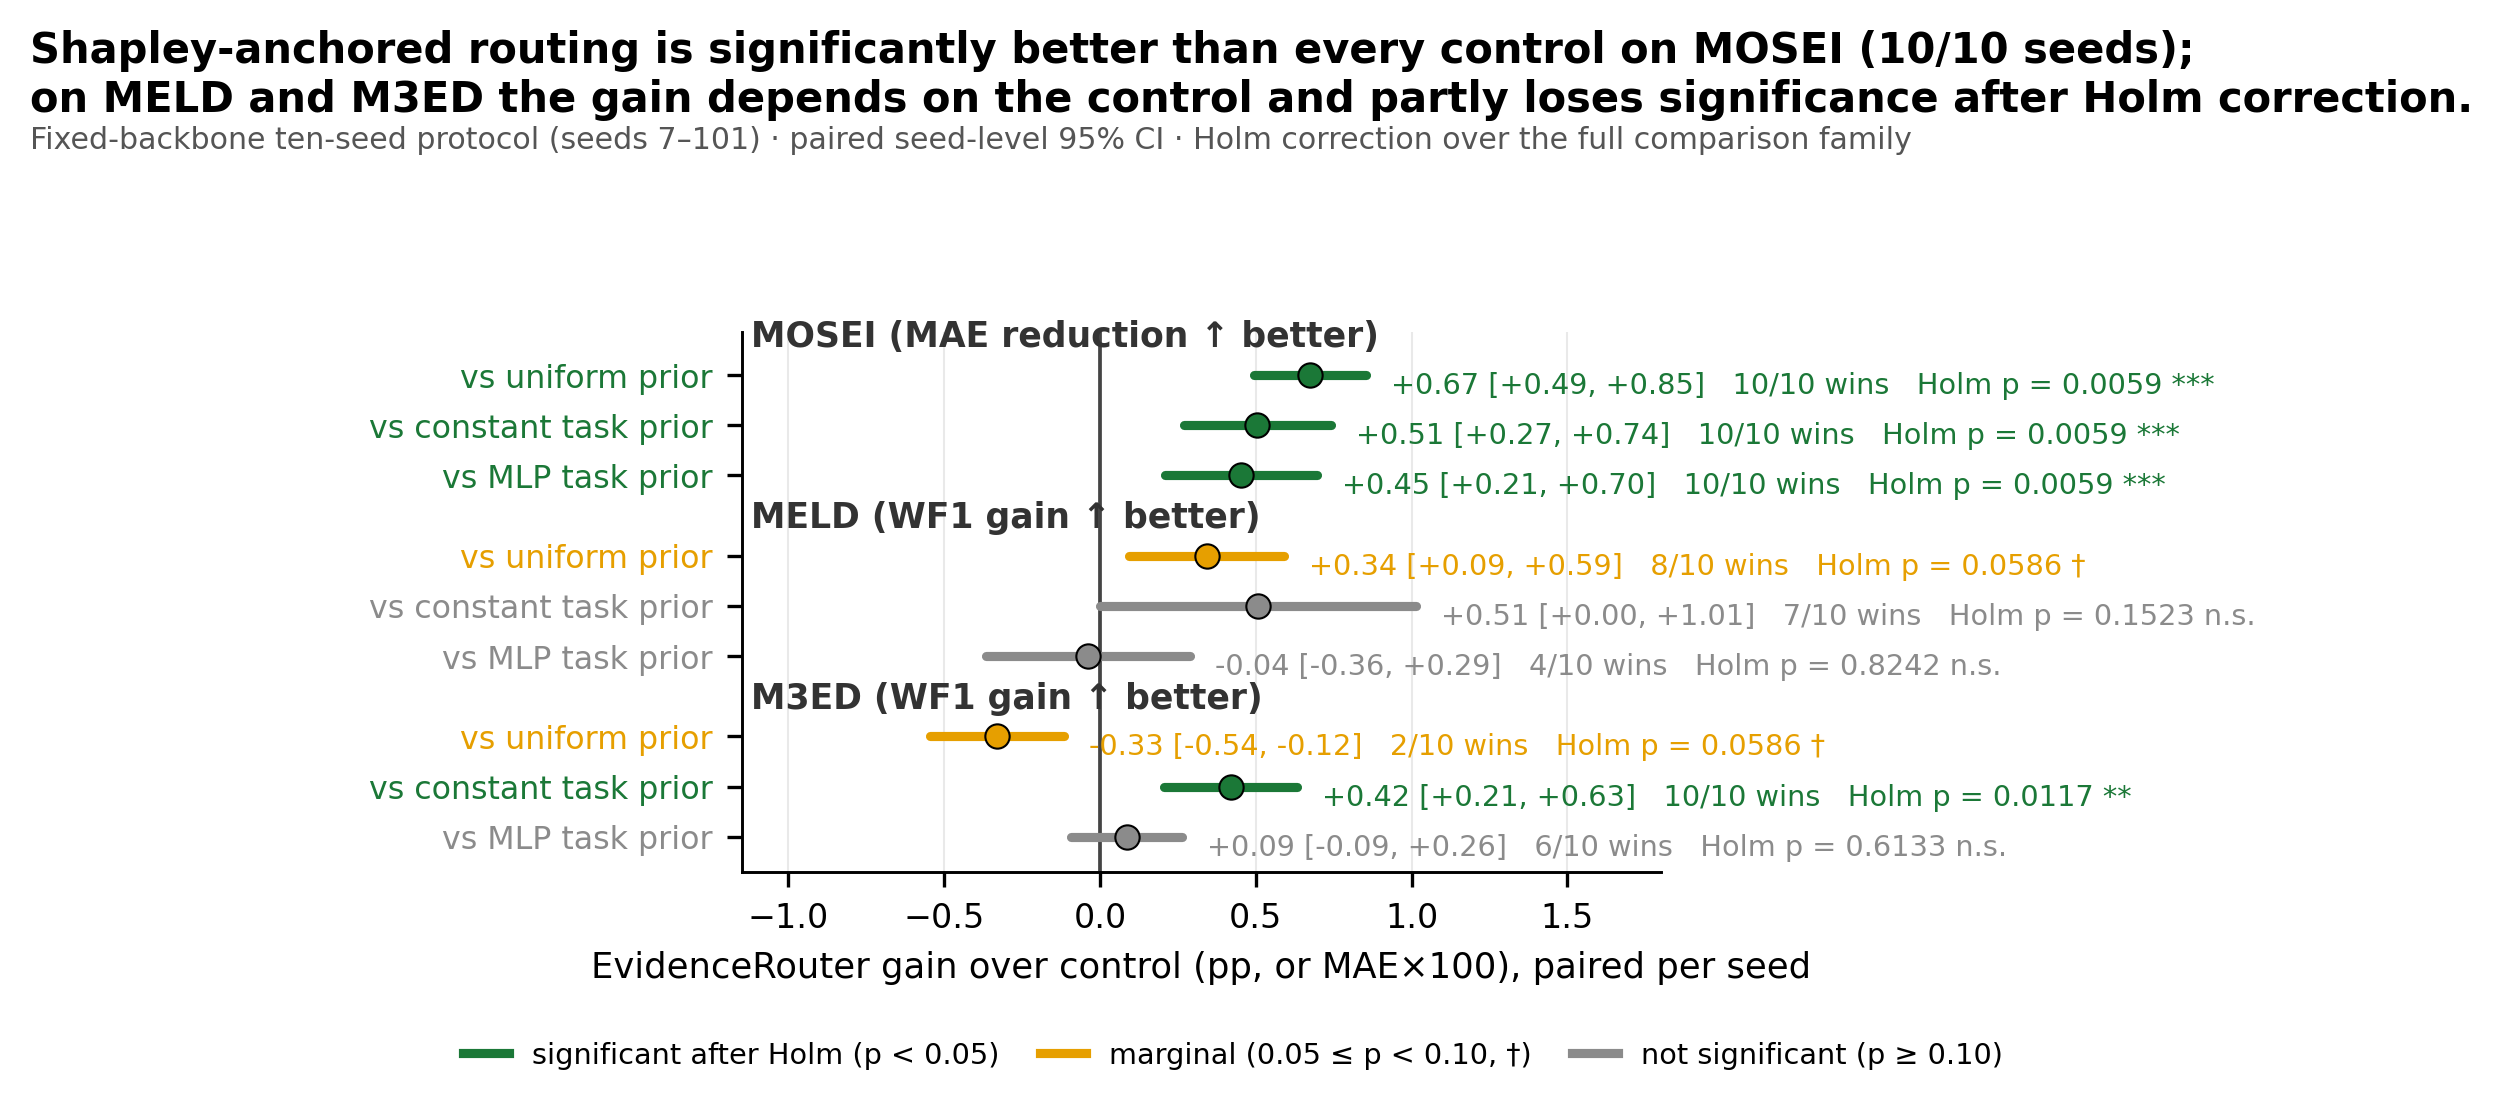

The Python source for this figure:
# -*- coding: utf-8 -*-
"""图 B：十 seed 证据路由的 Holm 校正森林图（升级点 14：论文只标 CI 星号）。

一句话结论：Shapley 路由在 MOSEI 上对所有对照显著且 10/10 全胜；
MELD / M3ED 的增益方向依赖对照选择，且部分在 Holm 校正后失去显著性。

数据源：main_crossdataset_summary.json（meld / m3ed）
        main_mosei_summary.json（mosei）
        comparisons[*].mean_gain / ci95 / wins / holm_p_current_complete_family
"""
import json
import sys, os
sys.path.insert(0, os.path.dirname(os.path.abspath(__file__)))
import matplotlib.pyplot as plt
import numpy as np
from style_shared import SIG_OK, SIG_MARGINAL, SIG_NS, apply_style, headline, save, RES

apply_style()

DS = [("mosei", "MOSEI (MAE reduction \u2191 better)", "main_mosei_summary.json"),
      ("meld", "MELD (WF1 gain \u2191 better)", "main_crossdataset_summary.json"),
      ("m3ed", "M3ED (WF1 gain \u2191 better)", "main_crossdataset_summary.json")]

rows = []  # (dataset_key, control_label, gain, lo, hi, wins, n, holm_p)
CTRL_LABEL = {"uniform": "vs uniform prior", "constant_task": "vs constant task prior",
              "mlp_task": "vs MLP task prior"}
for ds_key, ds_label, fname in DS:
    d = json.load(open(os.path.join(RES, fname), encoding="utf-8"))["datasets"][ds_key]
    for ctrl in ["uniform", "constant_task", "mlp_task"]:
        c = d["comparisons"][ctrl]
        g, (lo, hi) = c["mean_gain"], c["ci95"]
        rows.append((ds_key, ds_label, CTRL_LABEL[ctrl], g * 100, lo * 100, hi * 100,
                     c["wins"], c["n"], c["holm_p_current_complete_family"]))

fig, ax = plt.subplots(figsize=(7.0, 3.6))
ypos, ylabels, ycolors = [], [], []
group_first = {}
y = 0
last_ds = None
for ds_key, ds_label, ctrl, g, lo, hi, wins, n, p in rows:
    if last_ds is not None and ds_key != last_ds:
        y -= 0.6  # 数据集分组间隔
    color = SIG_OK if p < 0.05 else (SIG_MARGINAL if p < 0.10 else SIG_NS)
    ax.plot([lo, hi], [y, y], color=color, lw=2.2, solid_capstyle="round", zorder=3)
    ax.scatter([g], [y], s=34, color=color, zorder=4, edgecolor="black", linewidth=0.5)
    sig = "***" if p < 0.01 else ("**" if p < 0.05 else ("\u2020" if p < 0.10 else "n.s."))
    ax.annotate(f"{g:+.2f} [{lo:+.2f}, {hi:+.2f}]   {wins}/{n} wins   Holm p = {p:.4f} {sig}",
                (hi, y), textcoords="offset points", xytext=(6, -2.5),
                fontsize=6.9, color=color, va="center")
    ypos.append(y); ylabels.append(ctrl); ycolors.append(color)
    group_first.setdefault(ds_key, y)  # 记录每组首行行位
    y -= 1
    last_ds = ds_key

ax.axvline(0, color="#444444", lw=0.9, zorder=2)
ax.set_yticks(ypos)
ax.set_yticklabels(ylabels, fontsize=7.6)
for tick, c in zip(ax.get_yticklabels(), ycolors):
    tick.set_color(c)
# 数据集分组标题：放在每组首行上方、绘图区左缘（左侧空白区）
for ds_key, ds_label, _ in DS:
    ax.annotate(ds_label, (-1.12, group_first[ds_key] + 0.42),
                fontsize=8.3, fontweight="bold", ha="left", va="bottom",
                color="#333333")
ax.set_xlabel("EvidenceRouter gain over control (pp, or MAE\u00d7100), paired per seed")
ax.set_xlim(-1.15, 1.8)
ax.set_ylim(min(ypos) - 0.7, max(ypos) + 0.85)
ax.grid(axis="x", zorder=0)

from matplotlib.lines import Line2D
legend_items = [
    Line2D([0], [0], color=SIG_OK, lw=2.2, label="significant after Holm (p < 0.05)"),
    Line2D([0], [0], color=SIG_MARGINAL, lw=2.2,
           label="marginal (0.05 \u2264 p < 0.10, \u2020)"),
    Line2D([0], [0], color=SIG_NS, lw=2.2, label="not significant (p \u2265 0.10)"),
]
fig.legend(handles=legend_items, loc="lower center", ncol=3, frameon=False,
           fontsize=6.9, bbox_to_anchor=(0.585, 0.008), columnspacing=1.4,
           handlelength=1.6)

headline(fig, "Shapley-anchored routing is significantly better than every control on MOSEI (10/10 seeds);\n"
              "on MELD and M3ED the gain depends on the control and partly loses significance after Holm correction.")
fig.text(0.012, 0.885, "Fixed-backbone ten-seed protocol (seeds 7\u2013101) \u00b7 paired seed-level 95% CI \u00b7 "
                       "Holm correction over the full comparison family",
         fontsize=7.2, color="#555555", ha="left")
fig.tight_layout(rect=[0.155, 0.075, 1, 0.87])
save(fig, "figB_router_forest_holm")
